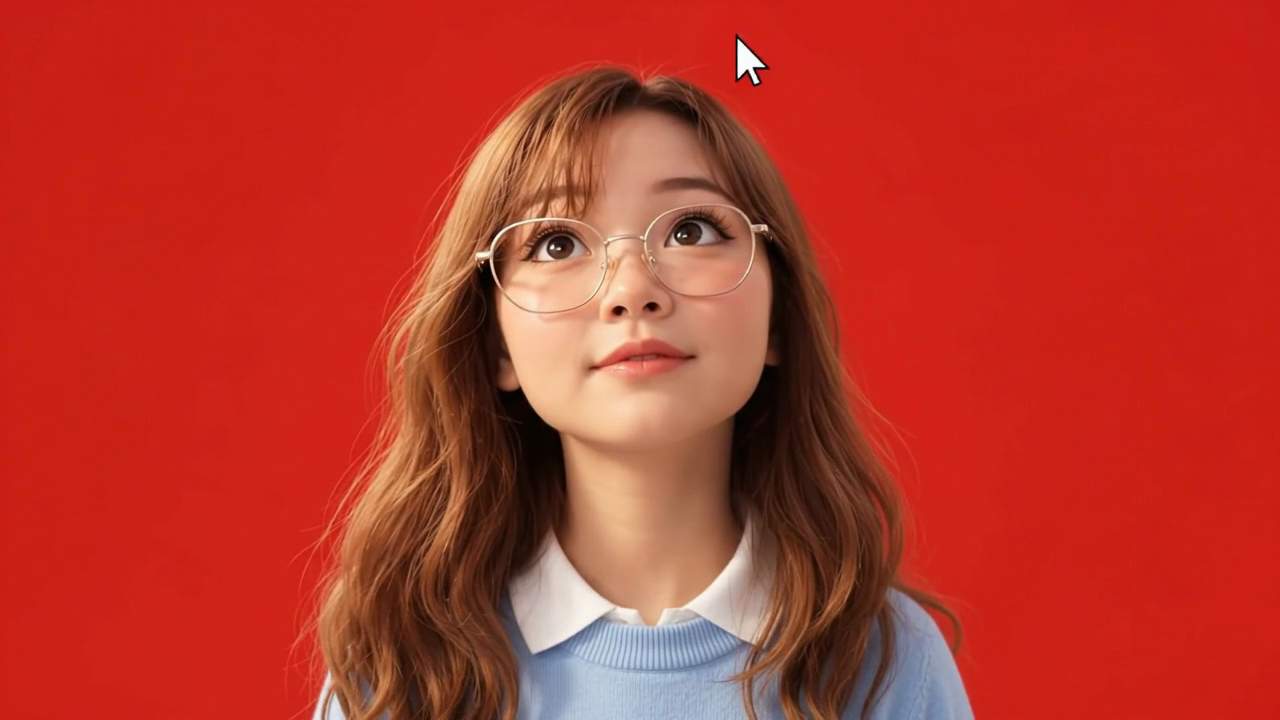
#> input picture scratch/test_poses/up_198.png, 1280 x 720 px, found by its file name; the run also reads 1 picture not shown here
$ python analyze_pairs.py
#> lines starting #> are read from the running program, lines starting #| are printed output that depends on the picture
import cv2
import numpy as np

# Load the key poses
up = cv2.imread('scratch/test_poses/up_198.png')
#> up is the input picture: shape (720, 1280, 3); mean B, G, R 41.3, 54.4, 184
upright = cv2.imread('scratch/test_poses/upright_136.png')
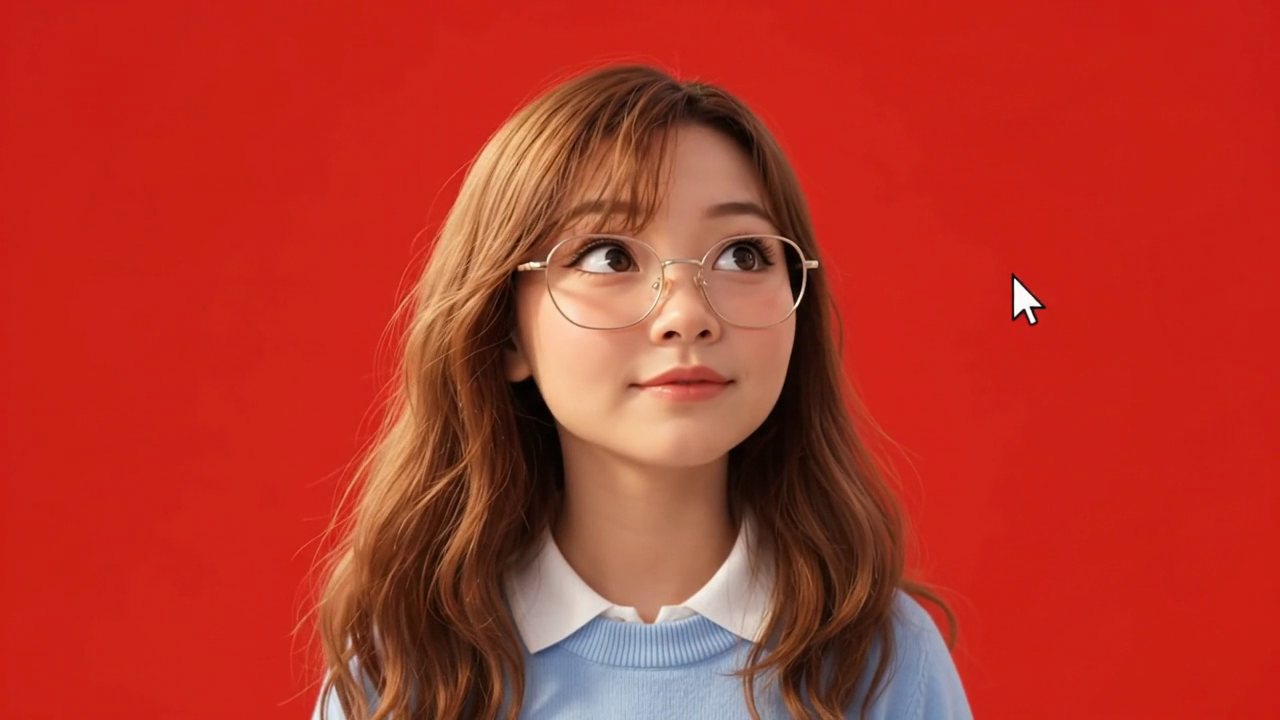
#> input picture scratch/test_poses/upright_136.png, 1280 x 720 px, found by its file name
#> upright is the input picture: shape (720, 1280, 3); mean B, G, R 40.2, 52.9, 181.9
right = cv2.imread('scratch/test_poses/f_122.png')
downright = cv2.imread('scratch/test_poses/downright_152.png')
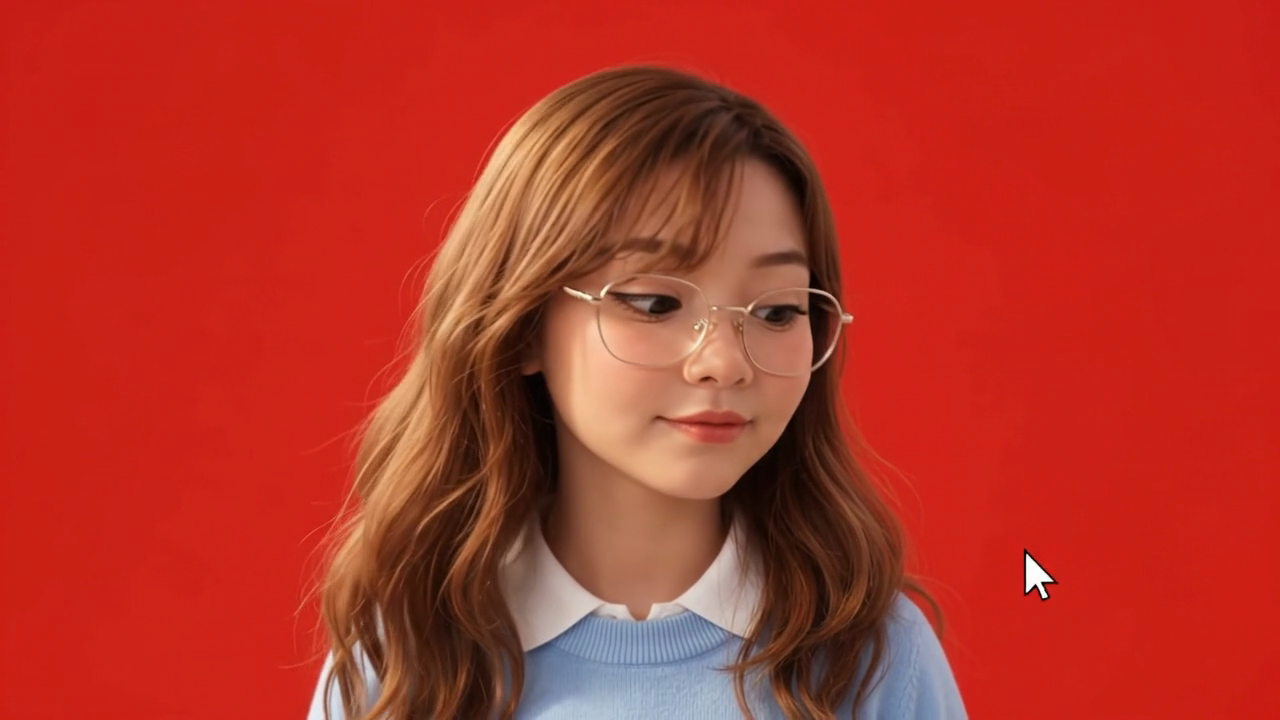
#> input picture scratch/test_poses/downright_152.png, 1280 x 720 px, found by its file name
#> downright is the input picture: shape (720, 1280, 3); mean B, G, R 38.6, 51.4, 180.3
down = cv2.imread('scratch/test_poses/down_168.png')
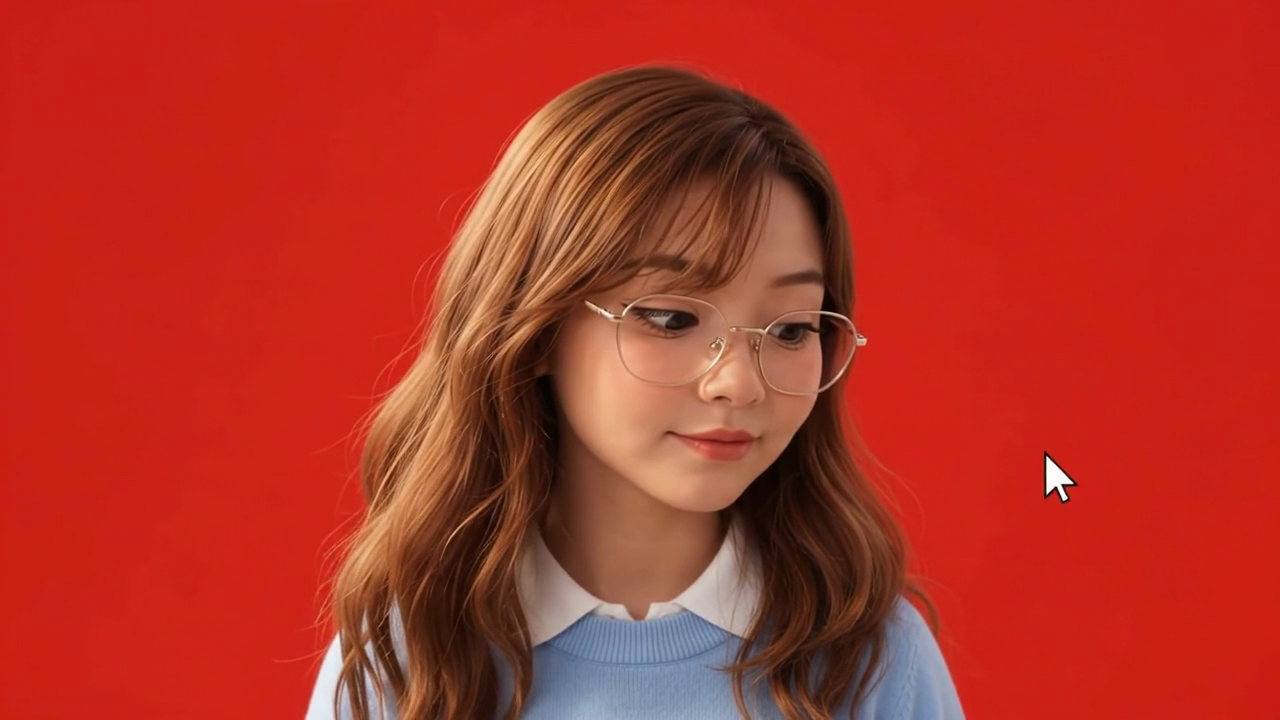
#> input picture scratch/test_poses/down_168.png, 1280 x 720 px, found by its file name
#> down is the input picture: shape (720, 1280, 3); mean B, G, R 37, 49.5, 178.9

# Let's inspect differences between adjacent poses
pairs = [
    ('UP to UP-RIGHT', up, upright),
    ('UP-RIGHT to RIGHT', upright, right),
    ('RIGHT to DOWN-RIGHT', right, downright),
    ('DOWN-RIGHT to DOWN', downright, down)
]

for name, im1, im2 in pairs:
    diff = cv2.absdiff(im1, im2)
    print(f"{name}: mean diff = {np.mean(diff):.2f}, face diff = {np.mean(diff[100:450, 480:800]):.2f}")
#> this loop made 4 passes
#> name on passes 1 to 4: 'UP to UP-RIGHT', 'UP-RIGHT to RIGHT', 'RIGHT to DOWN-RIGHT', 'DOWN-RIGHT to DOWN'
#| UP to UP-RIGHT: mean diff = 10.67, face diff = 43.35
#| UP-RIGHT to RIGHT: mean diff = 9.51, face diff = 37.17
#| RIGHT to DOWN-RIGHT: mean diff = 12.70, face diff = 48.07
#| DOWN-RIGHT to DOWN: mean diff = 9.38, face diff = 30.39
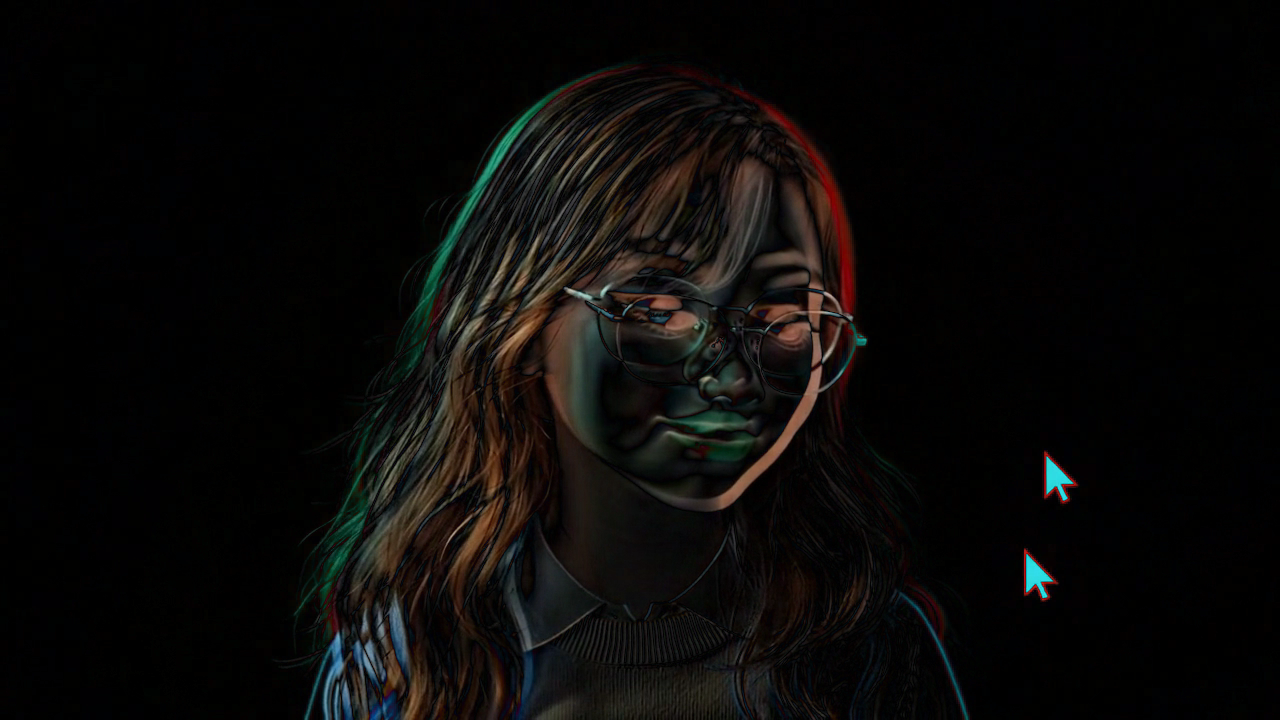
#> diff: shape (720, 1280, 3); mean B, G, R 8.2, 9.4, 10.5
